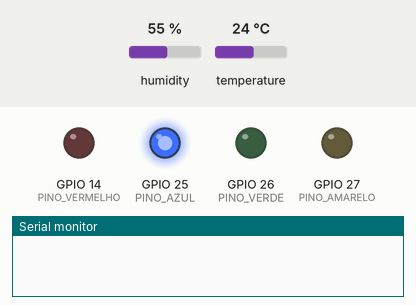
Recording of a sketch running on a simulated ESP32. Shown: output pins drawn as LEDs (lit = HIGH), the last lines printed to the serial monitor. The inputs (shaded band) are chosen by the test bench; at power-on: humidity 55 %, temperature 24 °C. WiFi joins after 1.5 s; servers stay silent unless stated; uploads are accepted with an empty reply.

Above: at 0.1 s.
At 0.6 s:
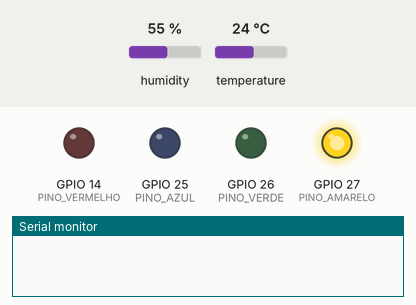
At 1.1 s:
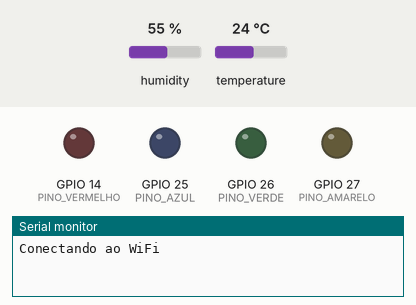
Timing chart, 0 to 2.6 s (numbered marks = the images above):
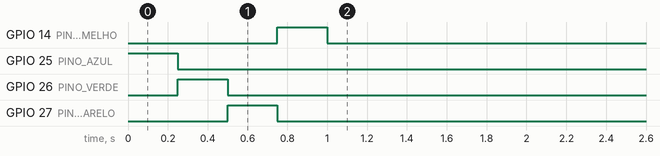

The sketch:

sketch.ino
```cpp
// Termômetro do ACS — firmware do ESP32 (Wokwi)
// O que faz: lê temperatura e umidade da casa (DHT22), manda para a API e acende o LED
// da cor que a API responder. O ESP32 NÃO decide a cor: ele só mede e mostra.

#include <WiFi.h>
#include <WiFiClientSecure.h>
#include <HTTPClient.h>
#include <DHT.h>

// ======================= CONFIGURAÇÃO (mude só aqui) =======================
// Wokwi só alcança URL PÚBLICA: use o endereço do túnel (cloudflared) que aponta para a API.
const char* API_BASE   = "https://SEU-TUNEL.trycloudflare.com";
const char* DEVICE_ID  = "esp32-001";
const char* DEVICE_KEY = "chave-demo-do-esp32-001";  // chave DE DEMONSTRAÇÃO; a real vem do provisionamento
const unsigned long INTERVALO_MS = 10000;            // demo: 10 s. Em uso real: alguns minutos.

const char* WIFI_SSID  = "Wokwi-GUEST";              // rede aberta do simulador
const char* WIFI_SENHA = "";
const int   WIFI_CANAL = 6;                          // acelera a conexão no Wokwi
// ===========================================================================

const int PINO_DHT      = 15;
const int PINO_AZUL     = 25;
const int PINO_VERDE    = 26;
const int PINO_AMARELO  = 27;
const int PINO_VERMELHO = 14;

DHT dht(PINO_DHT, DHT22);
unsigned long ultimoEnvio = 0;

void apagarLeds() {
  digitalWrite(PINO_AZUL, LOW);
  digitalWrite(PINO_VERDE, LOW);
  digitalWrite(PINO_AMARELO, LOW);
  digitalWrite(PINO_VERMELHO, LOW);
}

// Acende só o LED do nível recebido. Nível desconhecido = tudo apagado (nunca "parece seguro").
void acenderNivel(const String& nivel) {
  apagarLeds();
  if (nivel == "azul")          digitalWrite(PINO_AZUL, HIGH);
  else if (nivel == "verde")    digitalWrite(PINO_VERDE, HIGH);
  else if (nivel == "amarelo")  digitalWrite(PINO_AMARELO, HIGH);
  else if (nivel == "vermelho") digitalWrite(PINO_VERMELHO, HIGH);
}

// Pisca todos os LEDs uma vez ao ligar: confere se a fiação está certa.
void testeDeLeds() {
  const int pinos[] = {PINO_AZUL, PINO_VERDE, PINO_AMARELO, PINO_VERMELHO};
  for (int pino : pinos) {
    digitalWrite(pino, HIGH);
    delay(250);
    digitalWrite(pino, LOW);
  }
}

void conectarWifi() {
  if (WiFi.status() == WL_CONNECTED) return;
  Serial.print("Conectando ao WiFi");
  WiFi.begin(WIFI_SSID, WIFI_SENHA, WIFI_CANAL);
  unsigned long inicio = millis();
  while (WiFi.status() != WL_CONNECTED && millis() - inicio < 15000) {
    delay(300);
    Serial.print(".");
  }
  Serial.println(WiFi.status() == WL_CONNECTED ? " conectado" : " FALHOU");
}

// Faz uma requisição GET/POST. Devolve true se chegou resposta (qualquer status HTTP).
bool requisitar(bool post, const String& caminho, const String& corpo, int& status, String& resposta) {
  String url = String(API_BASE) + caminho;
  WiFiClientSecure seguro;
  WiFiClient simples;
  HTTPClient http;

  if (url.startsWith("https://")) {
    // setInsecure = não confere o certificado. Aceitável na demo (o túnel já usa HTTPS);
    // em produção, o certo é fixar o certificado da API.
    seguro.setInsecure();
    http.begin(seguro, url);
  } else {
    http.begin(simples, url);
  }
  http.setTimeout(8000);
  http.addHeader("Content-Type", "application/json");
  http.addHeader("X-Device-Key", DEVICE_KEY);

  status = post ? http.POST(corpo) : http.GET();
  bool chegou = status > 0;
  resposta = chegou ? http.getString() : http.errorToString(status);
  http.end();
  return chegou;
}

// A API responde {"nivel":"amarelo"}. Procuramos o nome do nível no texto (sem biblioteca de JSON).
String extrairNivel(const String& json) {
  const char* niveis[] = {"azul", "verde", "amarelo", "vermelho"};
  for (const char* nivel : niveis) {
    if (json.indexOf(String("\"") + nivel + "\"") >= 0) return String(nivel);
  }
  return "";
}

// O ESP32 lê os limiares na inicialização, só para mostrar no monitor serial.
void lerLimiares() {
  int status;
  String resposta;
  if (requisitar(false, "/api/v1/config/limiares", "", status, resposta) && status == 200) {
    Serial.println("Limiares em vigor: " + resposta);
  } else {
    Serial.println("Não consegui ler os limiares (status " + String(status) + ")");
  }
}

void enviarLeitura(float temperatura, float umidade) {
  char corpo[128];
  snprintf(corpo, sizeof(corpo),
           "{\"deviceId\":\"%s\",\"temperaturaC\":%.1f,\"umidade\":%.1f}",
           DEVICE_ID, temperatura, umidade);

  int status;
  String resposta;
  if (!requisitar(true, "/api/v1/telemetria", String(corpo), status, resposta)) {
    apagarLeds();  // sem comunicação: apaga tudo (a API marca "sem sinal" depois de 30 min)
    Serial.println("Falha de rede: " + resposta);
    return;
  }

  String nivel = (status == 202) ? extrairNivel(resposta) : "";
  if (nivel == "") {
    apagarLeds();
    Serial.println("Resposta inesperada (HTTP " + String(status) + ")");
    return;
  }

  acenderNivel(nivel);
  Serial.printf("%.1f C | %.1f %% -> %s\n", temperatura, umidade, nivel.c_str());
}

void setup() {
  Serial.begin(115200);
  pinMode(PINO_AZUL, OUTPUT);
  pinMode(PINO_VERDE, OUTPUT);
  pinMode(PINO_AMARELO, OUTPUT);
  pinMode(PINO_VERMELHO, OUTPUT);
  dht.begin();
  testeDeLeds();

  conectarWifi();
  if (WiFi.status() == WL_CONNECTED) lerLimiares();
  ultimoEnvio = millis() - INTERVALO_MS;  // manda a primeira leitura já
}

void loop() {
  if (millis() - ultimoEnvio < INTERVALO_MS) return;
  ultimoEnvio = millis();

  conectarWifi();
  float temperatura = dht.readTemperature();
  float umidade = dht.readHumidity();

  // Leitura inválida nunca é enviada: um "NaN" não pode virar 0 °C no semáforo.
  if (isnan(temperatura) || isnan(umidade)) {
    apagarLeds();
    Serial.println("Falha ao ler o DHT22");
    return;
  }
  if (WiFi.status() != WL_CONNECTED) {
    apagarLeds();
    Serial.println("Sem WiFi");
    return;
  }
  enviarLeitura(temperatura, umidade);
}
```
